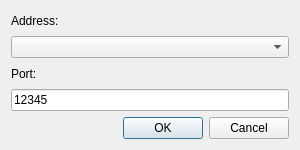
<?xml version="1.0" encoding="UTF-8"?>
<ui version="4.0">
 <class>SettingsDialog</class>
 <widget class="QDialog" name="SettingsDialog">
  <property name="geometry">
   <rect>
    <x>0</x>
    <y>0</y>
    <width>300</width>
    <height>150</height>
   </rect>
  </property>
  <property name="minimumSize">
   <size>
    <width>300</width>
    <height>150</height>
   </size>
  </property>
  <property name="maximumSize">
   <size>
    <width>500</width>
    <height>300</height>
   </size>
  </property>
  <property name="windowTitle">
   <string>Settings</string>
  </property>
  <layout class="QVBoxLayout" name="verticalLayout">
   <item>
    <widget class="QLabel" name="addressLabel">
     <property name="text">
      <string>Address:</string>
     </property>
    </widget>
   </item>
   <item>
    <widget class="QComboBox" name="addressesComboBox"/>
   </item>
   <item>
    <widget class="QLabel" name="portLabel">
     <property name="text">
      <string>Port:</string>
     </property>
    </widget>
   </item>
   <item>
    <widget class="QLineEdit" name="portEditText">
     <property name="text">
      <string>12345</string>
     </property>
    </widget>
   </item>
   <item>
    <widget class="QDialogButtonBox" name="buttonBox">
     <property name="orientation">
      <enum>Qt::Horizontal</enum>
     </property>
     <property name="standardButtons">
      <set>QDialogButtonBox::Cancel|QDialogButtonBox::Ok</set>
     </property>
    </widget>
   </item>
  </layout>
 </widget>
 <resources/>
 <connections>
  <connection>
   <sender>buttonBox</sender>
   <signal>accepted()</signal>
   <receiver>SettingsDialog</receiver>
   <slot>accept()</slot>
   <hints>
    <hint type="sourcelabel">
     <x>248</x>
     <y>254</y>
    </hint>
    <hint type="destinationlabel">
     <x>157</x>
     <y>274</y>
    </hint>
   </hints>
  </connection>
  <connection>
   <sender>buttonBox</sender>
   <signal>rejected()</signal>
   <receiver>SettingsDialog</receiver>
   <slot>reject()</slot>
   <hints>
    <hint type="sourcelabel">
     <x>316</x>
     <y>260</y>
    </hint>
    <hint type="destinationlabel">
     <x>286</x>
     <y>274</y>
    </hint>
   </hints>
  </connection>
 </connections>
</ui>
